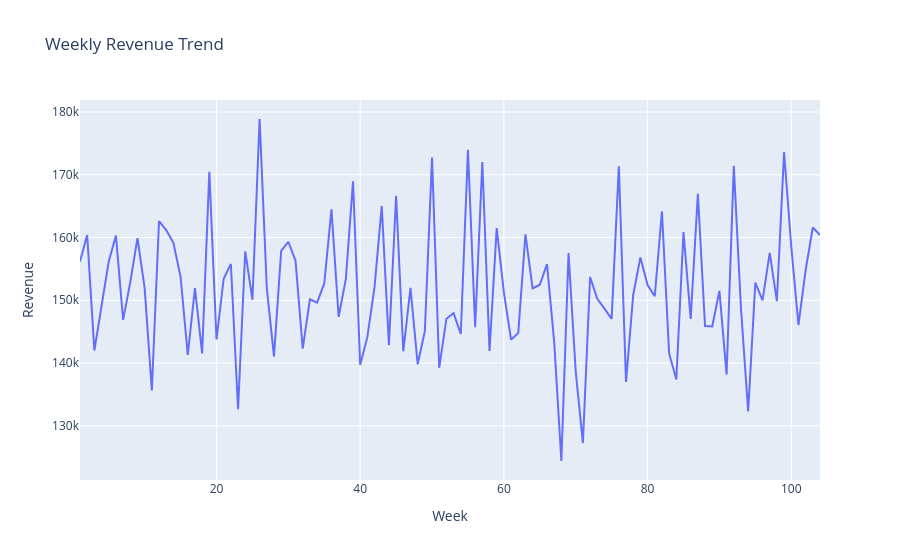

Write notebook code for a chart like this one.
### Code cell
#3.4 Revenue Trend

fig = px.line(
    df,
    x= "Week",
    y= "Revenue",
    title= "Weekly Revenue Trend"
)

fig.update_layout(
    xaxis_title= "Week",
    yaxis_title = "Revenue"
)

fig.show()
